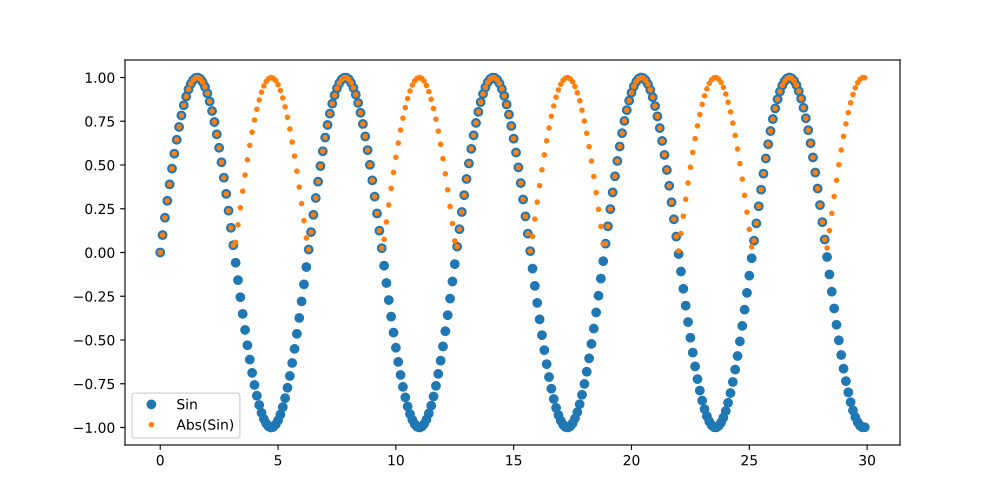

Here is the Python script that generated this plot:
import numpy
import matplotlib.pyplot as plt
from dsfaker.generators.autoincrement import Autoincrement
from dsfaker.generators.trigonometric import Sin
from dsfaker.generators.utils import AbsoluteOperator

x = Autoincrement(start=0, step=0.1, dtype=numpy.float32)
y = Sin(x.copy())
by = AbsoluteOperator(Sin(x.copy()))
x_vals = x.get_batch(300)
fig, ax = plt.subplots(figsize=(10,5))
ax.plot(x_vals, y.get_batch(300), 'o', label='Sin')
ax.plot(x_vals, by.get_batch(300), '.', label='Abs(Sin)')
plt.legend()
plt.show()
